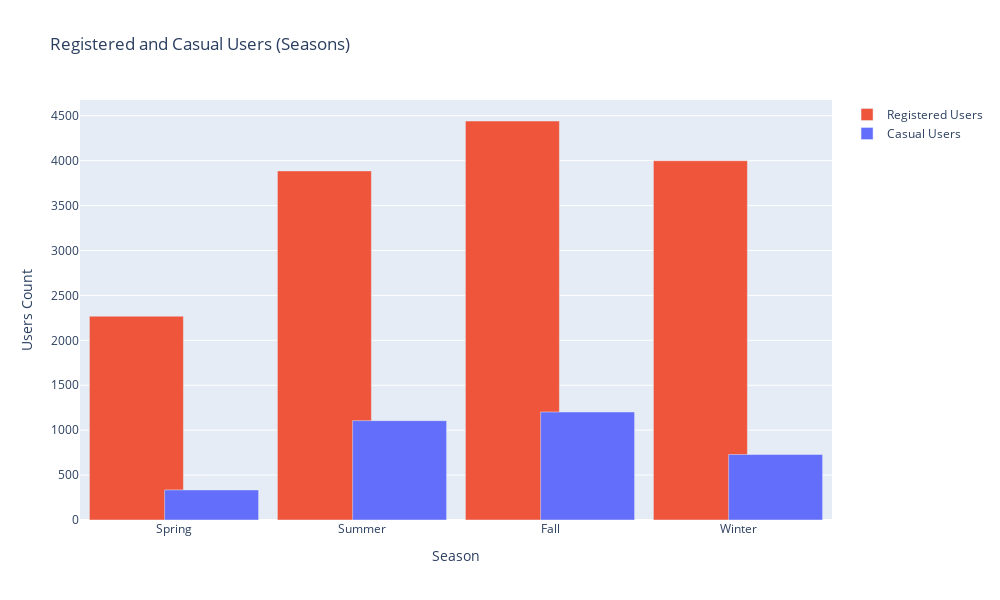

Source (notebook cell):
### Markdown cell above
### Question 3

### Code cell
# Distribution Figure
fig = go.Figure()
fig.update_layout(title='Distribution of Seasons',
                  xaxis_title='Season',
                  yaxis_title='Count')

# Correlation Figure
fig.add_trace(go.Bar(
    x=['Spring', 'Summer', 'Fall', 'Winter'],
    y=dfd.groupby('Season')['Registered'].mean(),
    name='Registered Users',
    marker_color='#EF553B',
    width=0.5
))

fig.add_trace(go.Bar(
    x=['Spring', 'Summer', 'Fall', 'Winter'],
    y=dfd.groupby('Season')['Casual'].mean(),
    name='Casual Users',
    marker_color='#636EFA',
    width=0.5
))

fig.update_layout(
    barmode='group',
    width=1000,  # Set the width of the plot
    height=600,  # Set the height of the plot
    title='Registered and Casual Users (Seasons)',
    xaxis_title='Season',
    yaxis_title='Users Count')

fig.show()

### Figure 1 — Plotly figure (JSON) as saved in the notebook; plotly's stock layout.template omitted (floating-point values rounded to 4 significant figures)
{"data": [{"marker": {"color": "#EF553B"}, "name": "Registered Users", "type": "bar", "width": 0.5, "x": ["Spring", "Summer", "Fall", "Winter"], "y": [2269.0, 3886.0, 4442.0, 3999.0]}, {"marker": {"color": "#636EFA"}, "name": "Casual Users", "type": "bar", "width": 0.5, "x": ["Spring", "Summer", "Fall", "Winter"], "y": [334.9, 1106.0, 1203.0, 729.1]}], "layout": {"barmode": "group", "height": 600, "title": {"text": "Registered and Casual Users (Seasons)"}, "width": 1000, "xaxis": {"title": {"text": "Season"}}, "yaxis": {"title": {"text": "Users Count"}}}}
